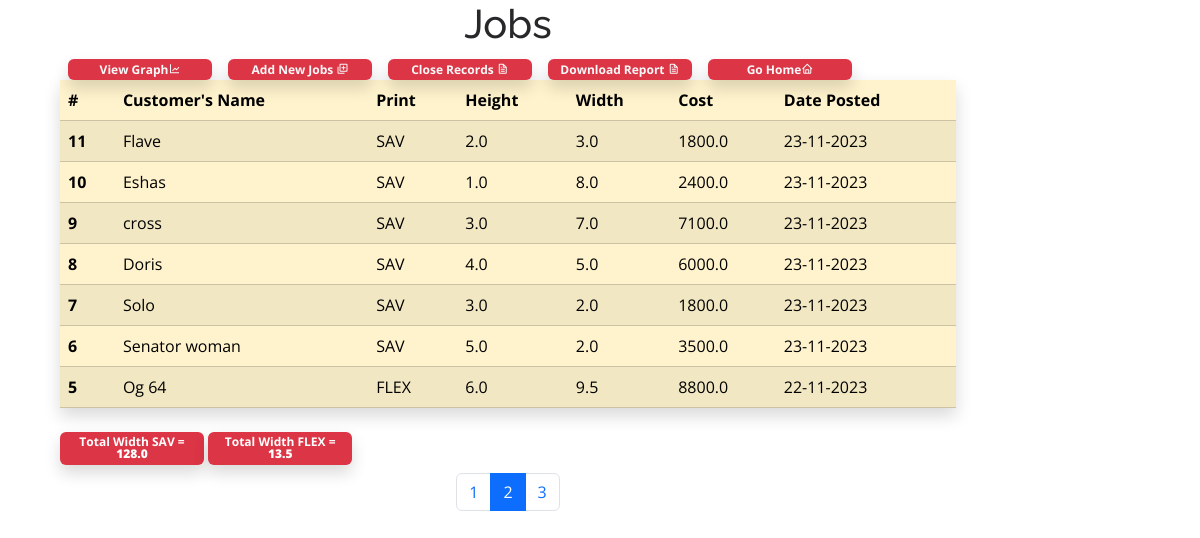
/view_jobs/?page=2 (signed in), run on the app's committed database.
### jobs/models.py (models this page shows, shortened)
class Jobs(models.Model):
    customer_name = models.CharField(max_length=50)
    print = models.ForeignKey(Prints, on_delete=models.CASCADE, related_name='prints')
    height = models.FloatField()
    width = models.FloatField()
    unit_price = models.FloatField(default=0, null=True, blank=True)
    cost = models.FloatField(null=True, blank=True)
    total_height = models.FloatField(null=True, blank=True)
    total_cost = models.FloatField(null=True, blank=True)
    date = models.DateTimeField(auto_now_add=True)

class Prints(models.Model):
    name = models.CharField(max_length=50)
    def __str__(self):
        return self.name

### jobs/views.py (the view)
# urls.py: path('view_jobs/', views.view_jobs, name='view_jobs'),
def view_jobs(request):
    month = 9
    print1 = Jobs.objects.all().order_by('-date')
    prnts = Jobs.objects.filter(date__lte=datetime.datetime.today(), date__gt=datetime.datetime.today()-datetime.timedelta(days=4)).values('date').annotate(count=Count('id'))
    trun = Jobs.objects.annotate(month=TruncMonth('date')).values('month',).annotate(c=Sum('width')).values('month', 'c', ).filter(print__name='SAV')
    flex = Jobs.objects.annotate(month=TruncMonth('date')).values('month',).annotate(f=Sum('width')).values('month', 'f').filter(print__name='FLEX')
    trt = Jobs.objects.filter(print__name='SAV').aggregate(cal=Sum('width'))
    sum_flex = Jobs.objects.filter(print__name='FLEX').aggregate(flex=Sum('width'))
    page = request.GET.get('page')
    num_of_items = 7
    paginator = Paginator(print1, num_of_items)
    try:
        print1 = paginator.page(page)
    except PageNotAnInteger:
        page = 1
        print1 = paginator.page(page)
    except EmptyPage:
        page = paginator.num_pages
        print1 = paginator.page(page)
    total_height = trt['cal']
    total_width_flex = sum_flex['flex']
    context = {
        'print1': print1,
        'trun': trun,
        'flex': flex,
        'paginator': paginator,
        'total_width_flex': total_width_flex,
        'total_height': total_height,
    }
    return render(request, 'jobs/view_jobs.html', context)

### jobs/templates/jobs/view_jobs.html (shortened to what this page needs)
<!DOCTYPE html>
<html lang="en">
<head>
  <link href="/static/assets/vendor/aos/aos.css" rel="stylesheet">
  <link href="/static/assets/vendor/bootstrap/css/bootstrap.min.css" rel="stylesheet">
  <link href="/static/assets/vendor/bootstrap-icons/bootstrap-icons.css" rel="stylesheet">
  <link href="/static/assets/vendor/boxicons/css/boxicons.min.css" rel="stylesheet">
  <link href="/static/assets/vendor/glightbox/css/glightbox.min.css" rel="stylesheet">
  <link href="/static/assets/vendor/swiper/swiper-bundle.min.css" rel="stylesheet">
  <link href="/static/assets/css/style.css" rel="stylesheet">
<body>
{%if request.user.is_authenticated%}
<div class="container">
<div class="row">
      <div class="col-10">
      <h1 class="text-center">Jobs</h1>
          <table class="table table-warning table-striped shadow">
  <thead>
    <tr>
      <th scope="col">#</th>
      <th scope="col">Customer's Name</th>
      <th scope="col">Print</th>
      <th scope="col">Height</th>
      <th scope="col">Width</th>
      <th scope="col">Cost</th>
      <th scope="col">Date Posted</th>
    </tr>
  </thead>
  <tbody>
  {%for row in print1%}
    <tr>
      <th scope="row">{{row.id}}</th>
      <td>{{row.customer_name}}</td>
      <td>{{row.print}}</td>
      <td>{{row.height}}</td>
      <td>{{row.width}}</td>
      <td>{{row.cost}}</td>
      <td>{{row.date|date:'d-m-Y'}}</td>
    </tr>
  {%endfor%}
  </tbody>
   <div class="badge bg-danger text-wrap shadow mx-2" style="width: 9rem;">
  <a href="{%url 'graph'%}" class="text-light">
    <span>View Graph</span><i class="bx bx-line-chart"></i></a>
</div>
<div class="badge bg-danger text-wrap shadow mx-2" style="width: 9rem;">
   <a href="{%url 'work'%}" class="text-light">Add New Jobs <i class="bx bx-add-to-queue"></i></a>
</div>
    <div class="badge bg-danger text-wrap shadow mx-2" style="width: 9rem;">
   <a href="{%url 'close_record'%}" class="text-light">Close Records <i class="bx bx-file"></i></a>
</div>
  <div class="badge bg-danger text-wrap shadow mx-2" style="width: 9rem;">
   <a href="{%url 'download_file'%}" class="text-light">Download Report <i class="bx bx-file"></i></a>
</div>
  <div class="badge bg-danger text-wrap shadow mx-2" style="width: 9rem;">
   <a href="{%url 'index'%}" class="text-light">Go Home<i class="bx bx-home"></i></a>
</div>
</table>
  <div class="badge bg-danger text-wrap shadow my-2" style="width: 9rem;">
 Total Width SAV = <b>{{total_height}}</b>
</div>
 <div class="badge bg-danger text-wrap shadow my-2" style="width: 9rem;">
 Total Width FLEX = <b>{{total_width_flex}}</b>
</div>
        <nav aria-label="Page navigation example">
  <ul class="pagination justify-content-center">
   {%for page in paginator.page_range%}
    {%if page == print1.number%}
    <li class="page-item active" aria-current="page">
      <span class="page-link">{{page}}</span>
    </li>
    {%else%}
    <li class="page-item"><a class="page-link" href="?page={{page}}">{{page}}</a></li>
    {%endif%}
    {%endfor%}
  </ul>
</nav>
      </div>
    </div>
  </div>
  {%else%}
<h4 class="alert alert-danger my-3 mx-3">You have to login to access this page - <a href="{%url 'login'%}">Login</a></h4>
{%endif%}
</body>
</html>

### static/assets/css/style.css (style rules this page uses)
body { font-family: "Open Sans", sans-serif; color: #272829; }
a { color: #149ddd; text-decoration: none; }
h1, h2, h3, h4, h5, h6 { font-family: "Raleway", sans-serif; }
.container, .container-fluid { padding-left: 30px; padding-right: 30px; }

### data on the page
Jobs: id "11", customer_name "Flave", print "SAV", height "2.0", width "3.0", cost "1800.0", date "23-11-2023"
Jobs: id "10", customer_name "Eshas", print "SAV", height "1.0", width "8.0", cost "2400.0", date "23-11-2023"
Jobs: id "9", customer_name "cross", print "SAV", height "3.0", width "7.0", cost "7100.0", date "23-11-2023"
Jobs: id "8", customer_name "Doris", print "SAV", height "4.0", width "5.0", cost "6000.0", date "23-11-2023"
Jobs: id "7", customer_name "Solo", print "SAV", height "3.0", width "2.0", cost "1800.0", date "23-11-2023"
Jobs: id "6", customer_name "Senator woman", print "SAV", height "5.0", width "2.0", cost "3500.0", date "23-11-2023"
Jobs: id "5", customer_name "Og 64", print "FLEX", height "6.0", width "9.5", cost "8800.0", date "22-11-2023"

### other printed values
{{ total_height }} "128.0"
{{ total_width_flex }} "13.5"
{{ page }} "1" "3"
{{ page }} "2"
